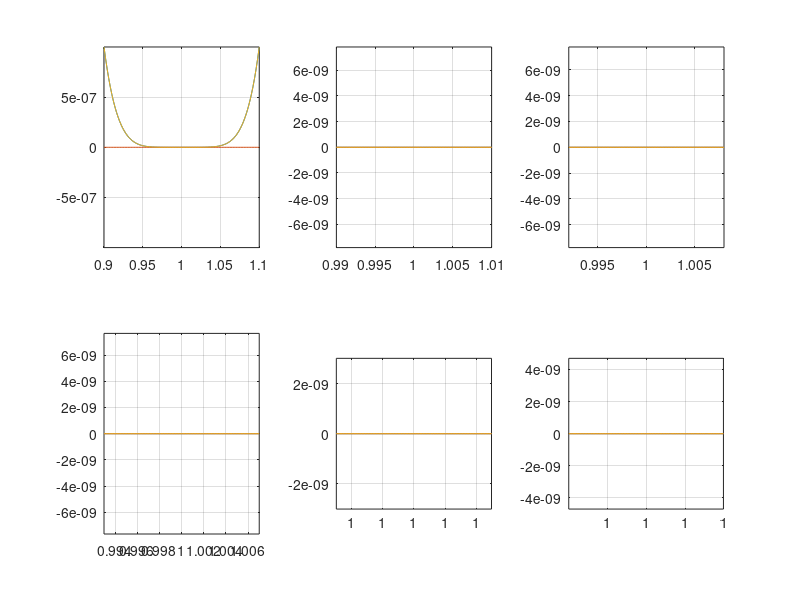

MATLAB code for this plot:
% Script: ZoomPoli
% Plotea (x-1)^6 alrededor de x=1 con escala creciente
% pero evaluado via x^6 - 6x^5 + 15x^4 - 20x^3 + 15x^2 - 6x +1
% es como que va haciendo un zoom generando subintervalos
clear, clc, close all;
k=0;
n=100;
for delta = [.1 .01 .008 .007 .00005 .00001 ]
  x = linspace(1-delta,1+delta,n)'; %el comando linspace define los subintervalos
  y = x.^6 - 6*x.^5 + 15*x.^4 - 20*x.^3 + 15*x.^2 - 6*x + 1;
  yy = (x-1).^6;
  k = k+1;
  subplot(2,3,k), plot(x,y,x,zeros(1,n),x,yy), grid on %x,zeros es para plotear el eje de las absisas
  axis([1-delta 1+delta, -max(abs(y)) max(abs(y))]) %este comando es para que se vea bien, ver help
end
